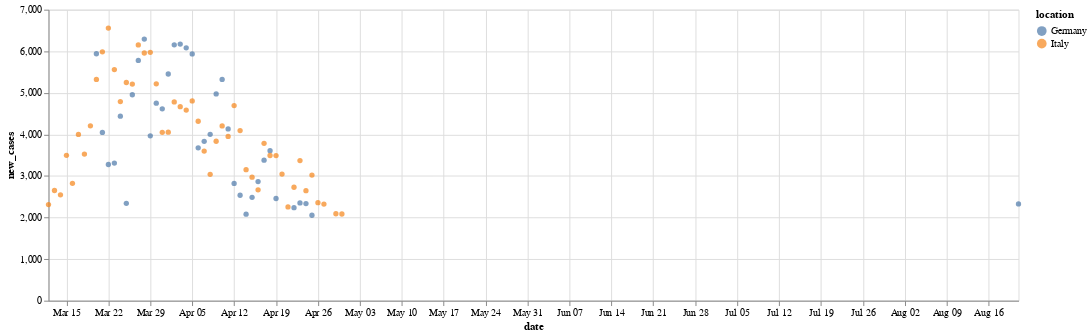

Notebook code cell kept with this figure:
### Code cell
filter = (Q.column("new_cases") > 2000) & (Q.exact_search(Q.column("location"), "Italy") | Q.exact_search(Q.column("location"), "Germany"))

data_above_2000_germany_or_italy = dataset.get_data(condition = filter)

altair.Chart(data_above_2000_germany_or_italy).mark_circle().encode(
        x="date:T",
        y="new_cases",
        color="location",
        tooltip=["location", "date", "new_cases", "new_deaths"]
    ).properties(width=1000)
